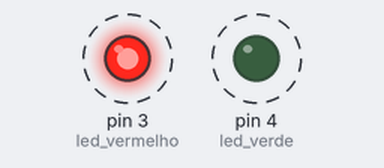
A sketch run on a simulated Arduino Uno, built with avr-gcc and run on an emulated ATmega328P. Shown: output pins drawn as LEDs (lit = HIGH). Dashed ring = blinking.

Above: at 0.5 s.
Timing chart, 0 to 4.6 s (numbered marks = the images above):
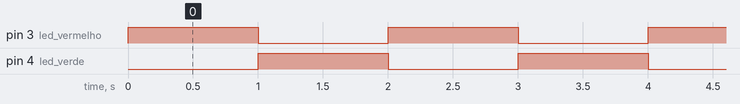

Measured:
- by itself, pin 3 (led_vermelho), pin 4 (led_verde): alternates HIGH for 1.0 s and LOW for 1.0 s

The sketch:

codigo.ino
```cpp
void setup()
{
  pinMode(4, OUTPUT);//led verde
  pinMode(3, OUTPUT);//led vermelho
}

void loop()
{
  digitalWrite(3, HIGH);
  digitalWrite(4, LOW);
  delay(1000);
  digitalWrite(3, LOW);
  digitalWrite(4, HIGH);
  delay(1000);
}
```
